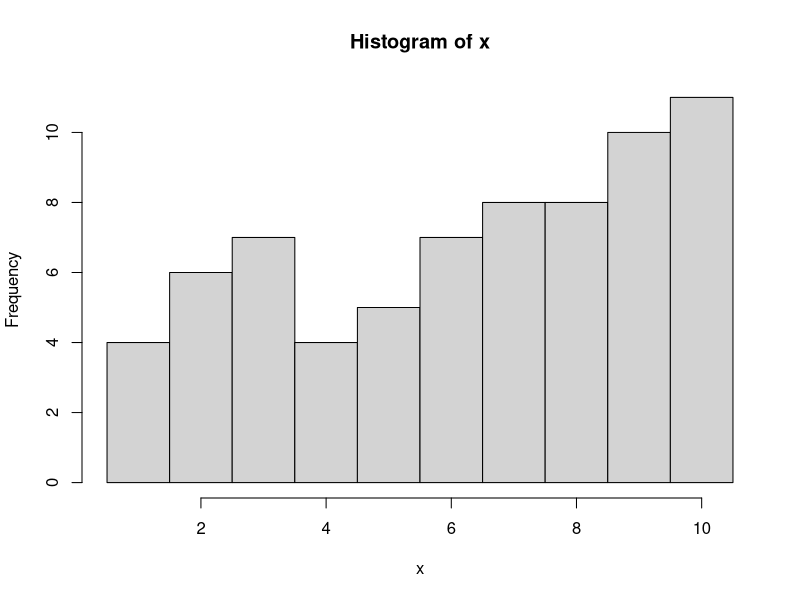
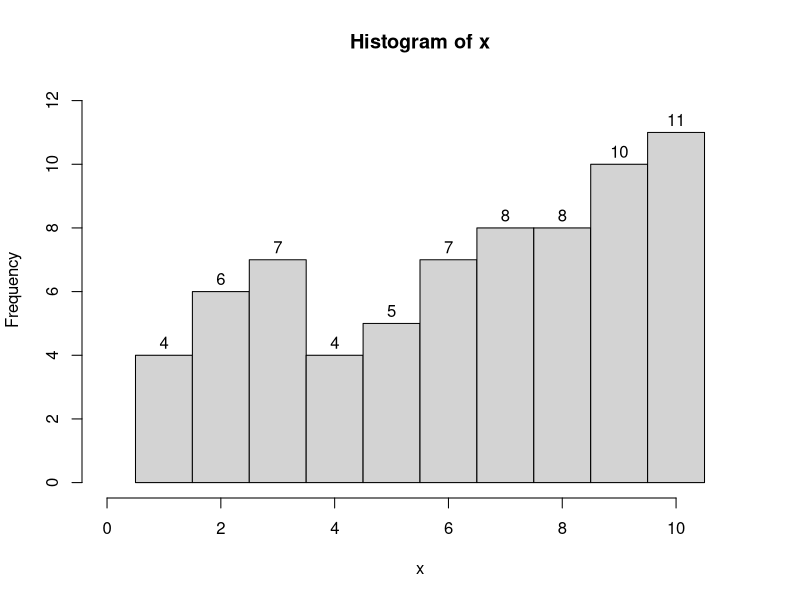

Write the R code that produced these figures, in order.
## ---- chunk 1
n = 70 #sample(c(30,40,50,60,70,80,90,100),1)
i = 1:n
type = 3 #sample(1:4,1)
ns = c(6,8,10,12)[type]
val = 1:10
fre = c(4,6,7,4,5,7,8,8,10,11)
x = rep(val,fre) #sample(1:ns,n,T)
brks = 1:(ns+1)-0.5
myhist = hist(x,breaks=brks)
counts = myhist$counts
strdie = c("six","eight","ten","twelve")[type]

b1 = 3.5 #sample(brks[3:(length(brks)-1)],1)
n1 = sum(x<b1)
b2 = 6.5 #sample(brks[2:(length(brks)-2)],1)
n2 = sum(x>b2)
b3 = c(2.5,4.5) #sort(sample(brks[2:(length(brks)-1)],2))
c3 = mean(b3)
r3 = (b3[2]-b3[1])/2
n3 = sum(abs(x-c3)<r3)
b4 = c(7.5,8.5)#sort(sample(brks[2:(length(brks)-1)],2))
c4 = mean(b4)
r4 = (b4[2]-b4[1])/2
n4 = sum(abs(x-c4)>r4)
b5 = 8.5 #sample(brks[3:(length(brks)-1)],1)
n5 = sum(x<b5)
b6 = 7.5 #sample(brks[2:(length(brks)-2)],1)
n6 = sum(x>b6)
b7 = c(5.5,7.5) #sort(sample(brks[2:(length(brks)-1)],2))
c7 = mean(b7)
r7 = (b7[2]-b7[1])/2
if(r7==round(r7)){
  wrd7 = "integer"
} else {
  wrd7 = "half-integer"
}
n7 = sum(abs(x-c7)<r7)
b8 = c(5.5,6.5) #sort(sample(brks[2:(length(brks)-1)],2))
c8 = mean(b8)
r8 = (b8[2]-b8[1])/2
if(r8==round(r8)){
  wrd8 = "integer"
} else {
  wrd8 = "half-integer"
}
n8 = sum(abs(x-c8)>r8)
## ---- chunk 2
ylim = max(counts)*1.1
hist(x,breaks=brks,labels = TRUE,ylim=c(0,ylim),xlim=c(0,ns+1))
